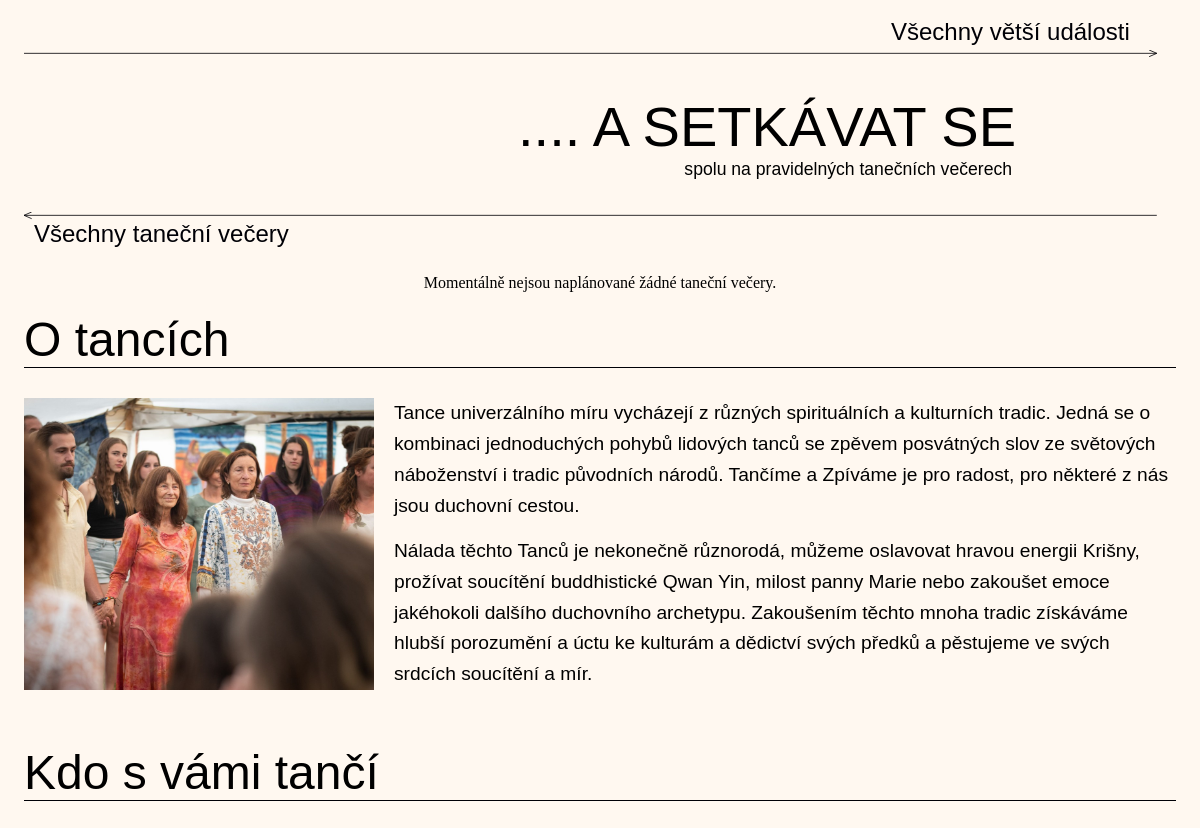
The app's page / (middle part), older data.
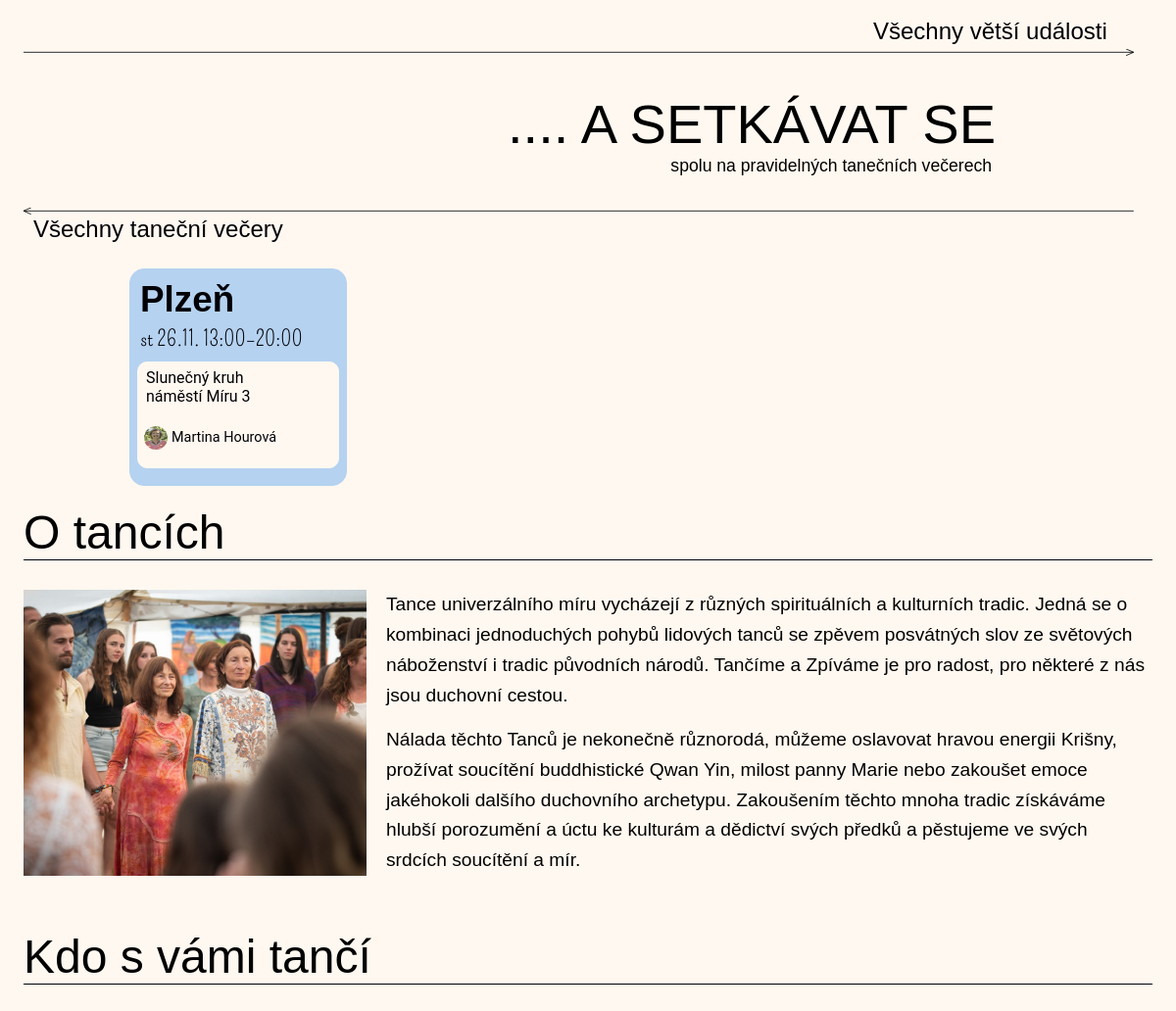
The same page, newer data.
### danceapp/models.py (models this page shows, shortened)
class Event(models.Model):
    parent = models.ForeignKey('EventGroup', verbose_name="Event Group", on_delete=models.PROTECT)
    date = models.DateField(verbose_name="Datum", default=datetime.date.today)
    description = models.TextField(verbose_name="Dodatečný popis (nepovinné)", null=True, blank=True)
    _lock = Lock()
    town_to_number = {}
    next_number = 1
    class Meta:
        verbose_name = "Taneční večer"
        verbose_name_plural = "Taneční večery"
        ordering = ['-date']
    @property
    def colorNumber(self):
        town_name = self.parent.location.town
        with Event._lock:
            if town_name not in Event.town_to_number:
                Event.town_to_number[town_name] = Event.next_number
                Event.next_number = (Event.next_number % 6) + 1
        return Event.town_to_number[town_name]

class EventGroup(models.Model):
    lector = models.ManyToManyField(Lector, verbose_name="Lektor")
    location = models.ForeignKey(Location, verbose_name="Místo konání", on_delete=models.PROTECT)
    startTime = models.TimeField(verbose_name="Začátek", default='18:00')
    endTime = models.TimeField(verbose_name="Konec (nepovinné)", default='20:00', null=True, blank=True)
    description = models.TextField(verbose_name="Popis (nepovinné)", null=True, blank=True)
    image = models.ImageField(verbose_name="Obrázek", upload_to='images/', null=True, blank=True)
    class Meta:
        verbose_name = "Taneční večer"
        verbose_name_plural = "Taneční večery"
        ordering = ['-startTime']

class Location(models.Model):
    coordinates = models.CharField(max_length=50, verbose_name="Souřadnice")
    name = models.CharField(max_length=50, null=True, blank=True, verbose_name="Název místa (nepovinné)")
    town = models.CharField(max_length=50, verbose_name="Město/Obec")
    address = models.CharField(max_length=100, verbose_name="Adresa (ulice a ČP)")
    description = models.CharField(max_length=100, null=True, blank=True, verbose_name="Popis (jak se k nám dostat)")
    lector = models.ManyToManyField(Lector, verbose_name="Lektor")
    class Meta:
        verbose_name = "Místo konání"
        verbose_name_plural = "Místa konání"

class Lector(models.Model):
    user = models.OneToOneField(User, on_delete=models.CASCADE, null=True, blank=True, verbose_name="Uživatel")
    firstName = models.CharField(max_length=50, verbose_name="Jméno")
    lastName = models.CharField(max_length=50, null=True, blank=True, verbose_name="Příjmení")
    slug = models.SlugField(max_length=100, unique=True)
    image = models.ImageField(upload_to='images/', verbose_name="Fotka")
    description = models.TextField(verbose_name="Popis")
    phone = models.CharField(max_length=50, null=True, blank=True, verbose_name="Telefon")
    email = models.EmailField(null=True, blank=True, verbose_name="E-mail")
    link = models.CharField(max_length=256, null=True, blank=True, verbose_name="Odkaz na stránku")
    class Meta:
        ordering = ['firstName'] #řazení lektorů podle abecedy
        verbose_name = "Lektor"
        verbose_name_plural = "Lektoři"

### dance_web/views.py (the view)
# urls.py: path('', views.homepage, name='homepage'),
def homepage(request):
    events = Event.objects.all().order_by('date')
    workshops = Workshop.objects.all().order_by('start')
    lectors = Lector.objects.all().exclude(id=ludmila_id).order_by('lastName','firstName')
    context = {
        'events': events,
        'lectors': lectors,
        'workshops': workshops,
    }
    return render(request, 'homepage.html', context)

### danceapp/templatetags/custom_filters.py (called while the page is built)
@register.filter
def filter_past_events(events):
    now = timezone.now()
    future_events = []
    for event in events:
        if hasattr(event, 'end'):
            if isinstance(event.end, timezone.datetime):
                if event.end >= now:
                    future_events.append(event)
            else:
                if event.end >= now.date():
                    future_events.append(event)
        elif hasattr(event, 'date'):
            if event.date >= now.date():
                future_events.append(event)
        elif hasattr(event, 'start'):
            if event.start >= now.date():
                future_events.append(event)
    return future_events

### templates/homepage.html (shortened to what this page needs)
{% extends "base.html" %}
{% load custom_filters %}
{% load static %}
{% block extra_css %}
<link rel="stylesheet" type="text/css" href="{% static 'css/event_card.css' %}">
<link rel="stylesheet" type="text/css" href="{% static 'css/homepage.css' %}">
{% endblock %}
{% block content %}
<div id="sections" class="section-container">
    <div id="workshops" class="section">
        <div class="workshop-more">
            <a href="{% url 'events' %}?filter=WORKSHOP">
                <div class="workshop-arrow-text">Všechny větší události</div>
            </a>
        </div>
    </div>
    <div class="block2">
        <div class="title2">.... A SETKÁVAT SE</div>
        <div class="text2">spolu na pravidelných tanečních večerech</div>
    </div>
    <div id="evenings" class="section">
        <div class="event-more">
            <a href="{% url 'events' %}?filter=EVENT">
                <div class="event-arrow-text">Všechny taneční večery</div>
            </a>
        </div>
        {% if events|filter_past_events %}
        <div class="evening-cards">
            {% for event in events|filter_past_events|slice:":10" %}
            {% include "evening_card.html" with event=event %}
            {% endfor %}
        </div>
        {% else %}
        <div class="no-events">
            Momentálně nejsou naplánované žádné taneční večery.
        </div>
        {% endif %}
    </div>
    <div id="aboutDances" class="section">
        <div class="section-title">O tancích</div>
        <div class="about-content">
            <img class="about-dances-image" src="static/images/ludmila.jpeg" alt="" width="350px" height="290px">
            <div class="about-text">
                <p>Tance univerzálního míru vycházejí z různých spirituálních a kulturních tradic. Jedná se o kombinaci jednoduchých pohybů lidových tanců se zpěvem posvátných slov ze světových náboženství i tradic původních národů. Tančíme a Zpíváme je pro radost, pro některé z nás jsou duchovní cestou.</p>
                <p>Nálada těchto Tanců je nekonečně různorodá, můžeme oslavovat hravou energii Krišny, prožívat soucítění buddhistické Qwan Yin, milost panny Marie nebo zakoušet emoce jakéhokoli dalšího duchovního archetypu. Zakoušením těchto mnoha tradic získáváme hlubší porozumění a úctu ke kulturám a dědictví svých předků a pěstujeme ve svých srdcích soucítění a mír.</p>
            </div>
        </div>
    </div>
    <div id="lectors" class="section">
        <div class="section-title">Kdo s vámi tančí</div>
        <div class="lectors">
        </div>
    </div>
</div>
{% endblock %}

### templates/evening_card.html
{% load custom_filters %}
<div class="evening-card event-card evening-card-color{{ event.colorNumber }}">
    <a href="{% url 'evening_page' id=event.id %}" style="text-decoration: none;">
        <div class="event-card-inner">
            <div class="event-title">{{ event.parent.location.town }}</div>
            <div class="event-date">
                {% with event|date_format as date %}
                {{ date.day }} {{ date.date }} {{ date.startTime }}{% if date.endTime %}&ndash;{{ date.endTime }} {% endif %}
                {% endwith %}
            </div>
            <div class="evening-content event-content">
                <div class="evening-address">{{ event.parent.location.name }} <br> {{ event.parent.location.address }} </div>
                <div class="evening-lectors">
                    {% for lector in event.parent.lector.all %}
                    <a class="event-lector" href="{% url 'lector_page' slug=lector.slug %}">
                        <img class="event-lector-image" src="{{ lector.image.url }}" alt="lector" />
                        <div class="event-lector-name">{{ lector.firstName }}{% if lector.lastName %} {{ lector.lastName }}{% endif %}</div>
                    </a>
                    {% endfor %}
                </div>
            </div>
        </div>
    </a>
</div>

Row changes from the older to the newer data that the page shows:
now on this page (row edited): Event: parent.location.town "Plzeň", day "st", date "26.11.", startTime "13:00", endTime "20:00", parent.location.name "Slunečný kruh", parent.location.address "náměstí Míru 3"
changed Event: date "2024-11-26" → "2025-11-26" (drawn)
now on this page (row unchanged): Lector: image (picture), firstName "Martina", lastName "Hourová"
Text that changed along with them:
text no longer shown: "Momentálně nejsou naplánované žádné taneční večery."
